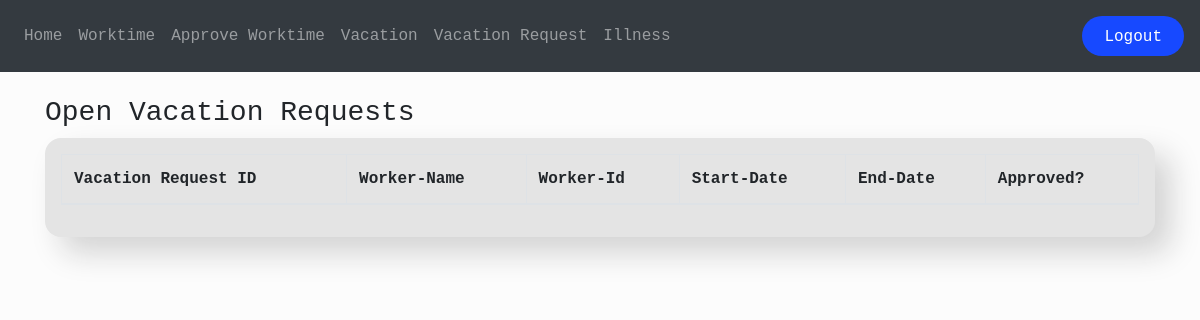
The page /vacation_requests (signed in) on the database as committed earlier.
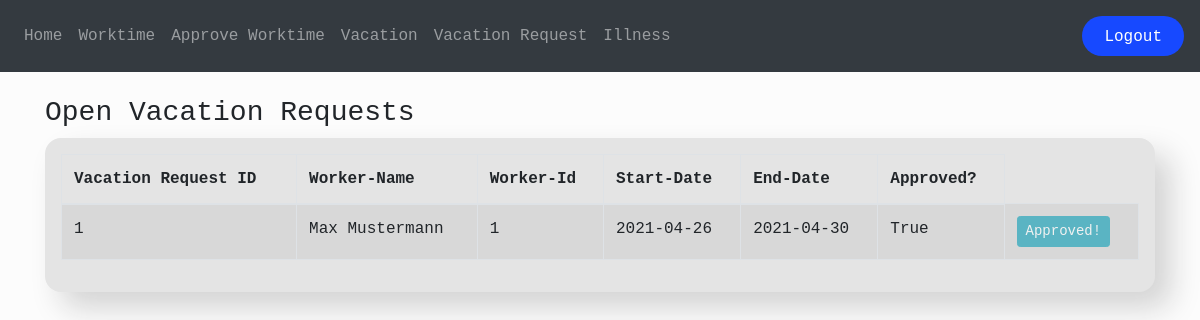
The same page on the database as committed later.
### app/models.py (models this page shows, shortened)
class Vacation(db.Model):
    id = db.Column(db.Integer, primary_key=True)
    start_date = db.Column(db.Date)
    end_date = db.Column(db.Date)
    user_id = db.Column(db.Integer, db.ForeignKey('user.id'))
    approved = db.Column(db.Boolean, default=False)

class User(db.Model, UserMixin):
    id = db.Column(db.Integer, primary_key=True)
    email = db.Column(db.String(150), unique=True)
    password = db.Column(db.String(150))
    full_name = db.Column(db.String(150))
    target_hours = db.Column(db.Float, default=160)
    worked_hours = db.Column(db.Float, default=0)
    flex_time = db.Column(db.Float, default=0)
    worked_hours_approved = db.Column(db.Boolean, default=False)
    vacation_days = db.Column(db.Integer, default=30)
    vacation_days_taken = db.Column(db.Integer, default=0)
    roles_id = db.Column(db.Integer, db.ForeignKey('role.id'))
    vacation_requests = db.relationship('Vacation', backref='user')
    illness = db.relationship('Illness', backref='user')

### app/vacation.py (the view, shortened to what this page needs)
@vac.route('/vacation_requests', methods=['GET', 'POST'])
@login_required
@chef_or_hr_role_required
def vacation_requests():
    requests = Vacation.query.all()
    users = User.query.all()
    return render_template('vacation_requests.html', requests=requests, user=current_user,  users=users, User=User, roles_id=session.get('roles_id'))

### app/__init__.py (called while the page is built)
def create_app(config_name):
    app = Flask(__name__)
    app.config.from_object(config[config_name])
    db.init_app(app)
    from .auth import auth
    from .views import views
    from .worktime import work
    from .vacation import vac
    from .illness import ill
    app.register_blueprint(auth)
    app.register_blueprint(views)
    app.register_blueprint(work)
    app.register_blueprint(vac)
    app.register_blueprint(ill)
    from .models import User
    create_database(app=app)
    login_manager = LoginManager()
    login_manager.login_view = 'auth.login'
    login_manager.init_app(app)
    @login_manager.user_loader
    def load_user(id):
        return User.query.get(int(id))
    return app

### app/functions.py (called while the page is built)
def chef_or_hr_role_required(func):
    @wraps(func)
    def wrapper(*args, **kwargs):
        if current_user.roles_id == 3 or current_user.roles_id == '3':
            return func(*args, **kwargs)
        if current_user.roles_id == 2 or current_user. roles_id == '2':
            return func(*args, **kwargs)
        return redirect(url_for('views.home'))
    return wrapper

### app/templates/vacation_requests.html (shortened to what this page needs)
{% extends 'base.html' %}
{% block page_header %}
<h3>Open Vacation Requests</h3>
{% endblock page_header %}
{% block content %}
<div class="container">
    <div class="vacation-requests-personal overflow-hidden">
        <div class="table-responsive">
            <table class="table table-striped table-bordered table-limited ">
                <thead>
                    <tr>
                        <th class="row-sm">Vacation Request ID</th>
                        <th class="row-sm">Worker-Name</th>
                        <th class="row-sm">Worker-Id</th>
                        <th class="row-sm">Start-Date</th>
                        <th class="row-sm">End-Date</th>
                        <th class="row-sm">Approved?</th>
                    </tr>
                </thead>
                <tbody>
                    {% for request in requests %}
                    <tr>
                        <td>{{request.id}}</td>
                        <td>{{User.query.filter_by(id=request.user_id).first().full_name}}</td>
                        <td>{{User.query.filter_by(id=request.user_id).first().id}}</td>
                        <td>{{request.start_date}}</td>
                        <td>{{request.end_date}}</td>
                        <td>{{request.approved}}</td>
                        {% if request.approved == True %}
                        <td><button class="btn btn-info btn-sm" disabled>Approved!</button></td>
                        {% endif %}
                    </tr>
                    {% endfor %}
                </tbody>
            </table>
        </div>
    </div>
</div>
{% endblock content %}

### app/templates/base.html (shortened to what this page needs)
<!DOCTYPE html>
<html>
<head>
    <link rel="stylesheet" href="https://stackpath.bootstrapcdn.com/bootstrap/4.4.1/css/bootstrap.min.css"
 />
    <link rel="stylesheet" href="{{ url_for('static', filename='css/styles.css') }}">
</head>
<body>
    <nav class="navbar navbar-expand-lg navbar-dark bg-dark">
        <div class="collapse navbar-collapse" id="navbar">
            <ul class="navbar-nav mr-auto">
                {% if user.is_authenticated %}
                <li class="nav-item"><a class="nav-link" id="home" href="/home">Home</a></li>
                <li class="nav-item"><a class="nav-item nav-link" id="wortime" href="/worktime">Worktime</a></li>
                {% if roles_id == 2 %}
                <li class="nav-item"><a class="nav-item nav-link" id="approve-worktime" href="/approve_worktime">Approve
                        Worktime</a>
                </li>
                {% endif %}
                <li class="nav-item"><a class="nav-item nav-link" id="vacation" href="/vacation">Vacation</a></li>
                {% if roles_id == 2 or roles_id == 3 %}
                <li class="nav-item"><a class="nav-item nav-link" id="vacation-requests"
                        href="{{url_for('vac.vacation_requests')}}">Vacation Request</a></li>
                {% endif %}
                <li class="nav-item"><a class="nav-item nav-link" id="illness" href="/illness">Illness</a></li>
                {% else %}
                <li class="nav-item"><a class="nav-item nav-link" id="login" href="{{url_for('auth.login')}}">Login</a>
                </li>
                {% endif %}
            </ul>
            {% if user.is_authenticated %}
            <span class="navbar-text">
                <button class="button-small">
                    <a class="nav-item nav-link" id="logout" href="/logout">Logout</a>
                </button>
            </span>
            {% endif %}
        </div>
    </nav>
    <br>
    <div class="page-header">
        <div class="container">
            {% block page_header %}
            {% endblock page_header %}
        </div>
    </div>
    {% block content %}
    {% endblock content %}
</body>
</html>

### app/static/css/styles.css (style rules this page uses)
body, html { height: 100%; background-color: #fcfcfc; font-family: 'Microsoft YaHei UI', Courier, monospace; }
.button-small { background: #1749FF; color: white; float: left; border-radius: 57px; border: 0px; height: 40px; transition: all 0.4s ease 0s; }
.vacation-requests-personal { background-color: #e4e4e4; padding: 1em; border-radius: 1em; box-shadow: 1em 1em 30px #d3d3d3; position: relative; }
.vacation-requests-personal .table-limited { overflow: hidden; }

Rows that differ between the two databases and show on the page:
added Vacation: id "1", query.filter_by "1", start_date "2021-04-26", end_date "2021-04-30", approved "True", shows "Approved!"
now on this page (row edited): User: query.filter_by "Max Mustermann"
